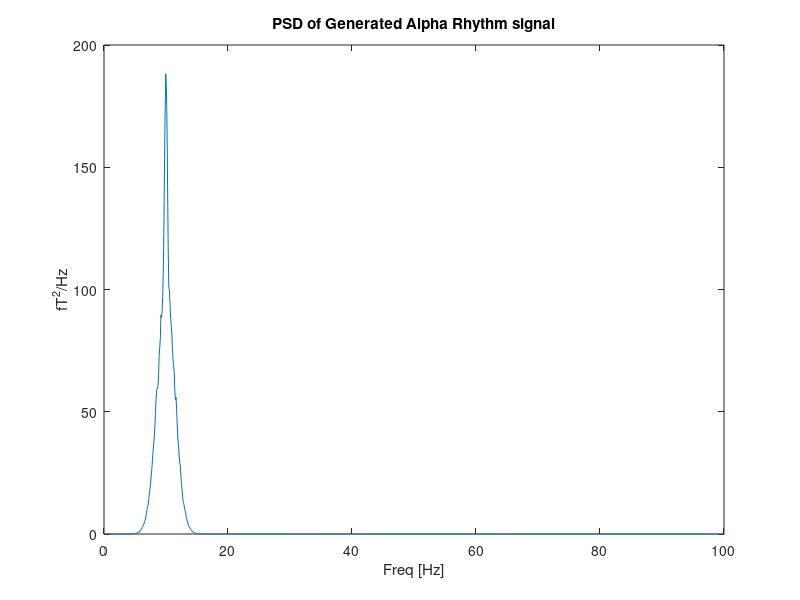

Write the MATLAB code that produced this figure. (Note: this script raises an error after producing the figure.)
clear
N = 1e4;
max_freq = 100;
sample_freq = 100*max_freq; %Sampling at 10 kHz to get 10k samples in 1s

f = linspace(0,max_freq,N);

p = sqrt(12000*normpdf(f, 10, .2) + 25000*normpdf(f, 10,1));

hfir = fir2(N, f/max_freq, sqrt(p));
[mag_h, h_freq] = freqz(hfir, 1, N, sample_freq);

white_noise = randn(N*100, 1);

% figure
[noise_power, noise_freq] = pwelch(white_noise,[],[],[], sample_freq);
% plot(noise_freq, noise_power)

noise = filter(hfir, 1, white_noise);


[noise_power, noise_freq] = pwelch(noise,[],[],[], 2*max_freq);

noise_power = noise_power*max_freq;

plot(noise_freq, noise_power)
title("PSD of Generated Alpha Rhythm signal")
xlabel("Freq [Hz]")
ylabel("fT^2/Hz")


writematrix(noise, "alphawave_fs_10khz.csv")
       



